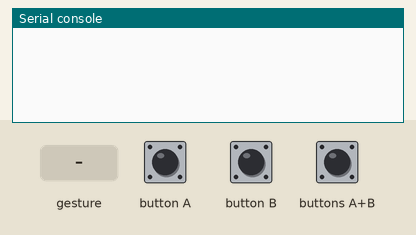
Bench run of a program on a simulated BBC micro:bit (MakeCode). Parts: the last lines printed to the serial console. Inputs (shaded band) come from the test bench. No radio messages arrive unless stated (any console line starting 'radio sent:' is added by the test bench); a tilt is held for 1.5 s and a shake lasts 1 s, then the board lies face up again.

Above: at 1.2 s.
1.3 s: button A pressed for 0.15 s
At 2.1 s:
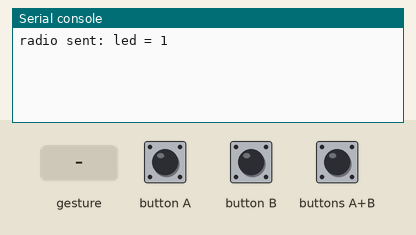
2.9 s: gesture 'tilt right'
At 3.8 s:
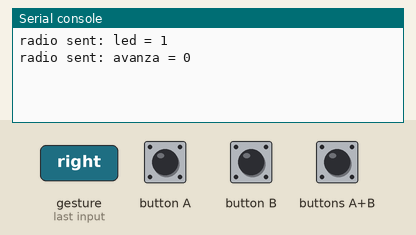
4.5 s: button B pressed for 0.15 s
At 5.7 s:
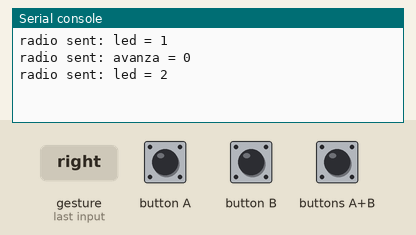
6.1 s: buttons A+B pressed for 0.15 s
At 6.9 s:
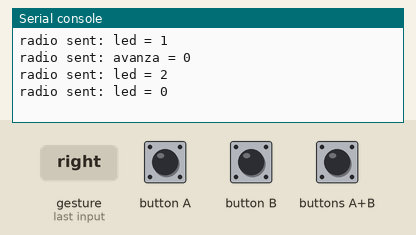
7.7 s: gesture 'tilt left'
At 8.7 s:
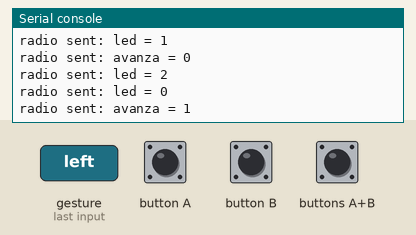

The program:

main.ts
```typescript
input.onButtonPressed(Button.A, function () {
    radio.sendValue("led", 1)
})
input.onGesture(Gesture.TiltRight, function () {
    radio.sendValue("avanza", 0)
})
input.onGesture(Gesture.TiltLeft, function () {
    radio.sendValue("avanza", 1)
})
input.onButtonPressed(Button.AB, function () {
    radio.sendValue("led", 0)
})
input.onButtonPressed(Button.B, function () {
    radio.sendValue("led", 2)
})
radio.setGroup(3)
```

test.ts
```typescript
// aquí va el archivo "tests"; esto no se compilará cuando este paquete se utilice como una extensión.
```

Measured:
- after the input at 1.3 s, the serial console: prints a new line after 0.15 s (image 1)
- after the input at 2.9 s, the serial console: prints a new line after 0.10 s (image 2)
- after the input at 4.5 s, the serial console: prints a new line after 0.15 s (image 3)
- after the input at 6.1 s, the serial console: prints a new line after 0.15 s (image 4)
- after the input at 7.7 s, the serial console: prints a new line after 0.10 s (image 5)
